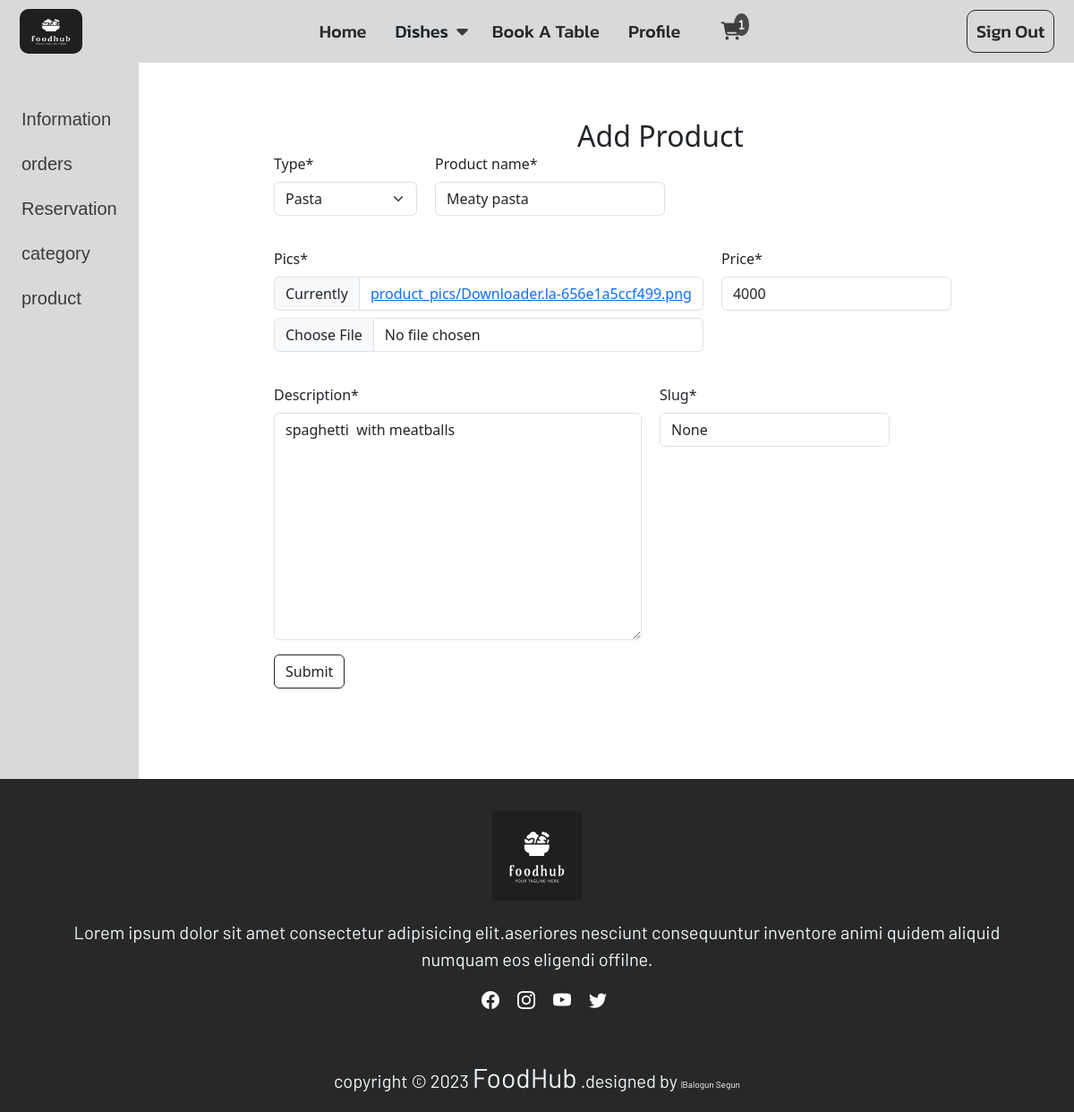
Screenshot of /sitecontrol/update_product/12 (signed in) with the database file from the repository.
### food_app/models.py (models this page shows, shortened)
class Product(models.Model):
    type = models.ForeignKey(Category, on_delete=models.CASCADE)
    product_name = models.CharField(max_length=100)
    pics = models.ImageField(upload_to="product_pics")
    price = models.IntegerField()
    description = models.TextField(max_length=100)
    slug = models.SlugField()

### admin_app/views.py (the view)
# urls.py: path("update_product/<str:id>", views.update_product, name="update_product"),
@user_passes_test(is_admin_or_superuser)
def update_product(request, id):
    product = get_object_or_404(Product, id=id)
    if request.method == "POST":
        form = ProductForm(request.POST or None, instance=product)
        if form.is_valid():
            form.save()
            messages.success(request, f"successfully updated {request.POST.get('product_name')} product")
            return redirect('product')
    form = ProductForm(instance=product)
    return render(request, 'profile/product.html', {'form': form})

### admin_app/forms.py
class ProductForm(forms.ModelForm):
    class Meta:
        model = Product
        fields = "__all__"

### admin_app/views.py (called while the page is built)
def is_admin_or_superuser(user):
    return user.is_authenticated and (user.is_staff or user.is_superuser)

### food_app/context_processors.py (called while the page is built)
def site_settings(request):
    today = datetime.date.today()
    year = today.year
    category = Category.objects.all()
    return {'category': category, 'year': year}

def order_item_count(request):
    if request.user.is_authenticated:
        cart = request.user.cart
        cart_items = CartItem.objects.filter(cart=cart)
        return {'order_item_count': cart_items.count()}
    return {'order_item_count': 0}

### food_app/models.py (called while the page is built)
    def __str__(self):
        return self.food_name

### templates/profile/product.html (shortened to what this page needs)
{% extends 'base.html' %}
{% load humanize %}
{% load crispy_forms_tags %}
{% block content %}
  <div class="profile">
    {% include 'profile/profile_link.html' %}
    <div class="profile-order">
      <div>
        <h2 class="text-center m-0">Add Product</h2>
        <form method="POST" enctype="multipart/form-data">
          <div class="flex-form">
            {{ form|crispy }}
          </div>
          <div class="">
            <button class="btn btn-outline-dark" type="submit">Submit</button>
          </div>
        </form>
      </div>
		</div>
  </div>
{% endblock content %}

### static/css/main.css (style rules this page uses)
* { margin: 0%; padding: 0%; border-spacing: 0%; }
html, body { margin:0; height:100%; }
.profile { display: grid; grid-template-columns: 20% 75%; gap: 4%; flex-wrap: wrap; }
.profile-info, .profile-order { display: flex; gap: 50px; flex-wrap: wrap; padding: 7% 2%; height: fit-content; max-height: 100vh; overflow-x: auto; overflow-y: auto; }
.flex-form { display: flex; flex-direction: column; flex-direction: row; flex-wrap: wrap; gap: 20px; }

### rows the page displays
Product: type "Pasta", product_name "Meaty pasta", price "4000", description "spaghetti with meatballs", slug "None"
